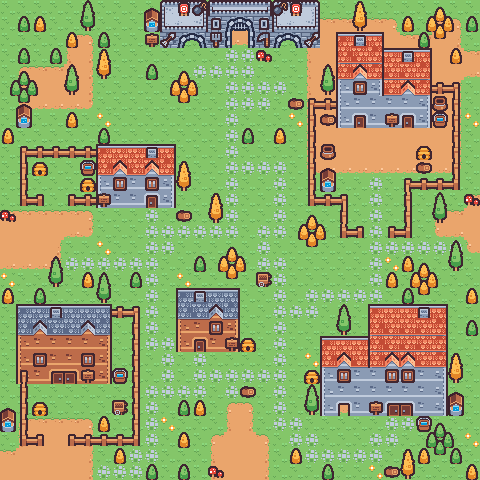

This is a level from a 2D game, rendered from its Tiled map with the project's own tilesets. A one-line summary and the map file follow, with tile-layer data summarised:
An orthogonal 30x30 tile map with 16x16 px tiles, 5 tile layers (Grass, Houses, Fences, Trees, ...).

<map version="1.10" tiledversion="1.11.2" orientation="orthogonal" renderorder="right-down" width="30" height="30" tilewidth="16" tileheight="16" infinite="0" nextlayerid="6" nextobjectid="1">
 <tileset firstgid="1" name="tilemap_packed" tilewidth="16" tileheight="16" tilecount="132" columns="12">
  <image source="../HomeTilemap/tilemap_packed.png" width="192" height="176" />
  <tile id="0">
   <properties>
    <property name="solid" type="int" value="0" />
   </properties>
  </tile>
  <tile id="1">
   <properties>
    <property name="solid" type="int" value="0" />
   </properties>
  </tile>
  <tile id="2">
   <properties>
    <property name="solid" type="int" value="0" />
   </properties>
  </tile>
  <tile id="3">
   <properties>
    <property name="solid" type="int" value="1" />
   </properties>
  </tile>
  <tile id="4">
   <properties>
    <property name="solid" type="int" value="1" />
   </properties>
  </tile>
  <tile id="5">
   <properties>
    <property name="solid" type="int" value="1" />
   </properties>
  </tile>
  <tile id="6">
   <properties>
    <property name="solid" type="int" value="1" />
   </properties>
  </tile>
  <tile id="7">
   <properties>
    <property name="solid" type="int" value="1" />
   </properties>
  </tile>
  <tile id="8">
   <properties>
    <property name="solid" type="int" value="1" />
   </properties>
  </tile>
  <tile id="9">
   <properties>
    <property name="solid" type="int" value="1" />
   </properties>
  </tile>
  <tile id="10">
   <properties>
    <property name="solid" type="int" value="1" />
   </properties>
  </tile>
  <tile id="11">
   <properties>
    <property name="solid" type="int" value="1" />
   </properties>
  </tile>
  <tile id="12">
   <properties>
    <property name="solid" type="int" value="0" />
   </properties>
  </tile>
  <tile id="13">
   <properties>
    <property name="solid" type="int" value="0" />
   </properties>
  </tile>
  <tile id="14">
   <properties>
    <property name="solid" type="int" value="0" />
   </properties>
  </tile>
  <tile id="15">
   <properties>
    <property name="solid" type="int" value="1" />
   </properties>
  </tile>
  <tile id="16">
   <properties>
    <property name="solid" type="int" value="1" />
   </properties>
  </tile>
  <tile id="17">
   <properties>
    <property name="solid" type="int" value="1" />
   </properties>
  </tile>
  <tile id="18">
   <properties>
    <property name="solid" type="int" value="1" />
   </properties>
  </tile>
  <tile id="19">
   <properties>
    <property name="solid" type="int" value="1" />
   </properties>
  </tile>
  <tile id="20">
   <properties>
    <property name="solid" type="int" value="1" />
   </properties>
  </tile>
  <tile id="21">
   <properties>
    <property name="solid" type="int" value="1" />
   </properties>
  </tile>
  <tile id="22">
   <properties>
    <property name="solid" type="int" value="1" />
   </properties>
  </tile>
  <tile id="23">
   <properties>
    <property name="solid" type="int" value="1" />
   </properties>
  </tile>
  <tile id="24">
   <properties>
    <property name="solid" type="int" value="0" />
   </properties>
  </tile>
  <tile id="25">
   <properties>
    <property name="solid" type="int" value="0" />
   </properties>
  </tile>
  <tile id="26">
   <properties>
    <property name="solid" type="int" value="0" />
   </properties>
  </tile>
  <tile id="27">
   <properties>
    <property name="solid" type="int" value="1" />
   </properties>
  </tile>
  <tile id="28">
   <properties>
    <property name="solid" type="int" value="1" />
   </properties>
  </tile>
  <tile id="29">
   <properties>
    <property name="solid" type="int" value="1" />
   </properties>
  </tile>
  <tile id="30">
   <properties>
    <property name="solid" type="int" value="1" />
   </properties>
  </tile>
  <tile id="31">
   <properties>
    <property name="solid" type="int" value="1" />
   </properties>
  </tile>
  <tile id="32">
   <properties>
    <property name="solid" type="int" value="1" />
   </properties>
  </tile>
  <tile id="33">
   <properties>
    <property name="solid" type="int" value="1" />
   </properties>
  </tile>
  <tile id="34">
   <properties>
    <property name="solid" type="int" value="1" />
   </properties>
  </tile>
  <tile id="35">
   <properties>
    <property name="solid" type="int" value="1" />
   </properties>
  </tile>
  <tile id="36">
   <properties>
    <property name="solid" type="int" value="0" />
   </properties>
  </tile>
  <tile id="37">
   <properties>
    <property name="solid" type="int" value="0" />
   </properties>
  </tile>
  <tile id="38">
   <properties>
    <property name="solid" type="int" value="0" />
   </properties>
  </tile>
  <tile id="39">
   <properties>
    <property name="solid" type="int" value="0" />
   </properties>
  </tile>
  <tile id="40">
   <properties>
    <property name="solid" type="int" value="0" />
   </properties>
  </tile>
  <tile id="41">
   <properties>
    <property name="solid" type="int" value="0" />
   </properties>
  </tile>
  <tile id="42">
   <properties>
    <property name="solid" type="int" value="0" />
   </properties>
  </tile>
  <tile id="43">
   <properties>
    <property name="solid" type="int" value="0" />
   </properties>
  </tile>
  <tile id="44">
   <properties>
    <property name="solid" type="int" value="1" />
   </properties>
  </tile>
  <tile id="45">
   <properties>
    <property name="solid" type="int" value="1" />
   </properties>
  </tile>
  <tile id="46">
   <properties>
    <property name="solid" type="int" value="1" />
   </properties>
  </tile>
  <tile id="47">
   <properties>
    <property name="solid" type="int" value="1" />
   </properties>
  </tile>
  <tile id="48">
   <properties>
    <property name="solid" type="int" value="1" />
   </properties>
  </tile>
  <tile id="49">
   <properties>
    <property name="solid" type="int" value="1" />
   </properties>
  </tile>
  <tile id="50">
   <properties>
    <property name="solid" type="int" value="1" />
   </properties>
  </tile>
  <tile id="51">
   <properties>
    <property name="solid" type="int" value="1" />
   </properties>
  </tile>
  <tile id="52">
   <properties>
    <property name="solid" type="int" value="1" />
   </properties>
  </tile>
  <tile id="53">
   <properties>
    <property name="solid" type="int" value="1" />
   </properties>
  </tile>
  <tile id="54">
   <properties>
    <property name="solid" type="int" value="1" />
   </properties>
  </tile>
  <tile id="55">
   <properties>
    <property name="solid" type="int" value="1" />
   </properties>
  </tile>
  <tile id="56">
   <properties>
    <property name="solid" type="int" value="1" />
   </properties>
  </tile>
  <tile id="57">
   <properties>
    <property name="solid" type="int" value="1" />
   </properties>
  </tile>
  <tile id="58">
   <properties>
    <property name="solid" type="int" value="1" />
   </properties>
  </tile>
  <tile id="59">
   <properties>
    <property name="solid" type="int" value="1" />
   </properties>
  </tile>
  <tile id="60">
   <properties>
    <property name="solid" type="int" value="1" />
   </properties>
  </tile>
  <tile id="61">
   <properties>
    <property name="solid" type="int" value="1" />
   </properties>
  </tile>
  <tile id="62">
   <properties>
    <property name="solid" type="int" value="1" />
   </properties>
  </tile>
  <tile id="63">
   <properties>
    <property name="solid" type="int" value="1" />
   </properties>
  </tile>
  <tile id="64">
   <properties>
    <property name="solid" type="int" value="1" />
   </properties>
  </tile>
  <tile id="65">
   <properties>
    <property name="solid" type="int" value="1" />
   </properties>
  </tile>
  <tile id="66">
   <properties>
    <property name="solid" type="int" value="1" />
   </properties>
  </tile>
  <tile id="67">
   <properties>
    <property name="solid" type="int" value="1" />
   </properties>
  </tile>
  <tile id="68">
   <properties>
    <property name="solid" type="int" value="1" />
   </properties>
  </tile>
  <tile id="69">
   <properties>
    <property name="solid" type="int" value="1" />
   </properties>
  </tile>
  <tile id="70">
   <properties>
    <property name="solid" type="int" value="1" />
   </properties>
  </tile>
  <tile id="71">
   <properties>
    <property name="solid" type="int" value="1" />
   </properties>
  </tile>
  <tile id="72">
   <properties>
    <property name="solid" type="int" value="1" />
   </properties>
  </tile>
  <tile id="73">
   <properties>
    <property name="solid" type="int" value="1" />
   </properties>
  </tile>
  <tile id="74">
   <properties>
    <property name="solid" type="int" value="1" />
   </properties>
  </tile>
  <tile id="75">
   <properties>
    <property name="solid" type="int" value="1" />
   </properties>
  </tile>
  <tile id="76">
   <properties>
    <property name="solid" type="int" value="1" />
   </properties>
  </tile>
  <tile id="77">
   <properties>
    <property name="solid" type="int" value="1" />
   </properties>
  </tile>
  <tile id="78">
   <properties>
    <property name="solid" type="int" value="1" />
   </properties>
  </tile>
  <tile id="79">
   <properties>
    <property name="solid" type="int" value="1" />
   </properties>
  </tile>
  <tile id="80">
   <properties>
    <property name="solid" type="int" value="1" />
   </properties>
  </tile>
  <tile id="81">
   <properties>
    <property name="solid" type="int" value="1" />
   </properties>
  </tile>
  <tile id="82">
   <properties>
    <property name="solid" type="int" value="1" />
   </properties>
  </tile>
  <tile id="83">
   <properties>
    <property name="solid" type="int" value="1" />
   </properties>
  </tile>
  <tile id="84">
   <properties>
    <property name="solid" type="int" value="1" />
   </properties>
  </tile>
  <tile id="85">
   <properties>
    <property name="solid" type="int" value="1" />
   </properties>
  </tile>
  <tile id="86">
   <properties>
    <property name="solid" type="int" value="1" />
   </properties>
  </tile>
  <tile id="87">
   <properties>
    <property name="solid" type="int" value="1" />
   </properties>
  </tile>
  <tile id="88">
   <properties>
    <property name="solid" type="int" value="1" />
   </properties>
  </tile>
  <tile id="89">
   <properties>
    <property name="solid" type="int" value="1" />
   </properties>
  </tile>
  <tile id="90">
   <properties>
    <property name="solid" type="int" value="1" />
   </properties>
  </tile>
  <tile id="91">
   <properties>
    <property name="solid" type="int" value="1" />
   </properties>
  </tile>
  <tile id="92">
   <properties>
    <property name="solid" type="int" value="1" />
   </properties>
  </tile>
  <tile id="93">
   <properties>
    <property name="solid" type="int" value="1" />
   </properties>
  </tile>
  <tile id="94">
   <properties>
    <property name="solid" type="int" value="1" />
   </properties>
  </tile>
  <tile id="95">
   <properties>
    <property name="solid" type="int" value="1" />
   </properties>
  </tile>
  <tile id="96">
   <properties>
    <property name="solid" type="int" value="1" />
   </properties>
  </tile>
  <tile id="97">
   <properties>
    <property name="solid" type="int" value="1" />
   </properties>
  </tile>
  <tile id="98">
   <properties>
    <property name="solid" type="int" value="1" />
   </properties>
  </tile>
  <tile id="99">
   <properties>
    <property name="solid" type="int" value="1" />
   </properties>
  </tile>
  <tile id="100">
   <properties>
    <property name="solid" type="int" value="1" />
   </properties>
  </tile>
  <tile id="101">
   <properties>
    <property name="solid" type="int" value="1" />
   </properties>
  </tile>
  <tile id="102">
   <properties>
    <property name="solid" type="int" value="1" />
   </properties>
  </tile>
  <tile id="103">
   <properties>
    <property name="solid" type="int" value="1" />
   </properties>
  </tile>
  <tile id="104">
   <properties>
    <property name="solid" type="int" value="1" />
   </properties>
  </tile>
  <tile id="105">
   <properties>
    <property name="solid" type="int" value="1" />
   </properties>
  </tile>
  <tile id="106">
   <properties>
    <property name="solid" type="int" value="1" />
   </properties>
  </tile>
  <tile id="107">
   <properties>
    <property name="solid" type="int" value="1" />
   </properties>
  </tile>
  <tile id="108">
   <properties>
    <property name="solid" type="int" value="1" />
   </properties>
  </tile>
  <tile id="109">
   <properties>
    <property name="solid" type="int" value="1" />
   </properties>
  </tile>
  <tile id="110">
   <properties>
    <property name="solid" type="int" value="1" />
   </properties>
  </tile>
  <tile id="111">
   <properties>
    <property name="solid" type="int" value="1" />
   </properties>
  </tile>
  <tile id="112">
   <properties>
    <property name="solid" type="int" value="1" />
   </properties>
  </tile>
  <tile id="113">
   <properties>
    <property name="solid" type="int" value="1" />
   </properties>
  </tile>
  <tile id="114">
   <properties>
    <property name="solid" type="int" value="1" />
   </properties>
  </tile>
  <tile id="115">
   <properties>
    <property name="solid" type="int" value="1" />
   </properties>
  </tile>
  <tile id="116">
   <properties>
    <property name="solid" type="int" value="1" />
   </properties>
  </tile>
  <tile id="117">
   <properties>
    <property name="solid" type="int" value="1" />
   </properties>
  </tile>
  <tile id="118">
   <properties>
    <property name="solid" type="int" value="1" />
   </properties>
  </tile>
  <tile id="119">
   <properties>
    <property name="solid" type="int" value="1" />
   </properties>
  </tile>
  <tile id="120">
   <properties>
    <property name="solid" type="int" value="1" />
   </properties>
  </tile>
  <tile id="121">
   <properties>
    <property name="solid" type="int" value="1" />
   </properties>
  </tile>
  <tile id="122">
   <properties>
    <property name="solid" type="int" value="1" />
   </properties>
  </tile>
  <tile id="123">
   <properties>
    <property name="solid" type="int" value="1" />
   </properties>
  </tile>
  <tile id="124">
   <properties>
    <property name="solid" type="int" value="1" />
   </properties>
  </tile>
  <tile id="125">
   <properties>
    <property name="solid" type="int" value="1" />
   </properties>
  </tile>
  <tile id="126">
   <properties>
    <property name="solid" type="int" value="1" />
   </properties>
  </tile>
  <tile id="127">
   <properties>
    <property name="solid" type="int" value="1" />
   </properties>
  </tile>
  <tile id="128">
   <properties>
    <property name="solid" type="int" value="1" />
   </properties>
  </tile>
  <tile id="129">
   <properties>
    <property name="solid" type="int" value="1" />
   </properties>
  </tile>
  <tile id="130">
   <properties>
    <property name="solid" type="int" value="1" />
   </properties>
  </tile>
  <tile id="131">
   <properties>
    <property name="solid" type="int" value="1" />
   </properties>
  </tile>
 </tileset>
 <layer id="1" name="Grass" width="30" height="30">
  <data>[900 cells, 900 non-empty, 12 distinct tile ids]</data>
 </layer>
 <layer id="2" name="Houses" width="30" height="30">
  <data>[900 cells, 179 non-empty, 48 distinct tile ids]</data>
 </layer>
 <layer id="3" name="Fences" width="30" height="30">
  <data>[900 cells, 65 non-empty, 11 distinct tile ids]</data>
 </layer>
 <layer id="4" name="Trees" width="30" height="30">
  <data>[900 cells, 103 non-empty, 16 distinct tile ids]</data>
 </layer>
 <layer id="5" name="Extras" width="30" height="30">
  <data>[900 cells, 43 non-empty, 14 distinct tile ids]</data>
 </layer>
</map>
